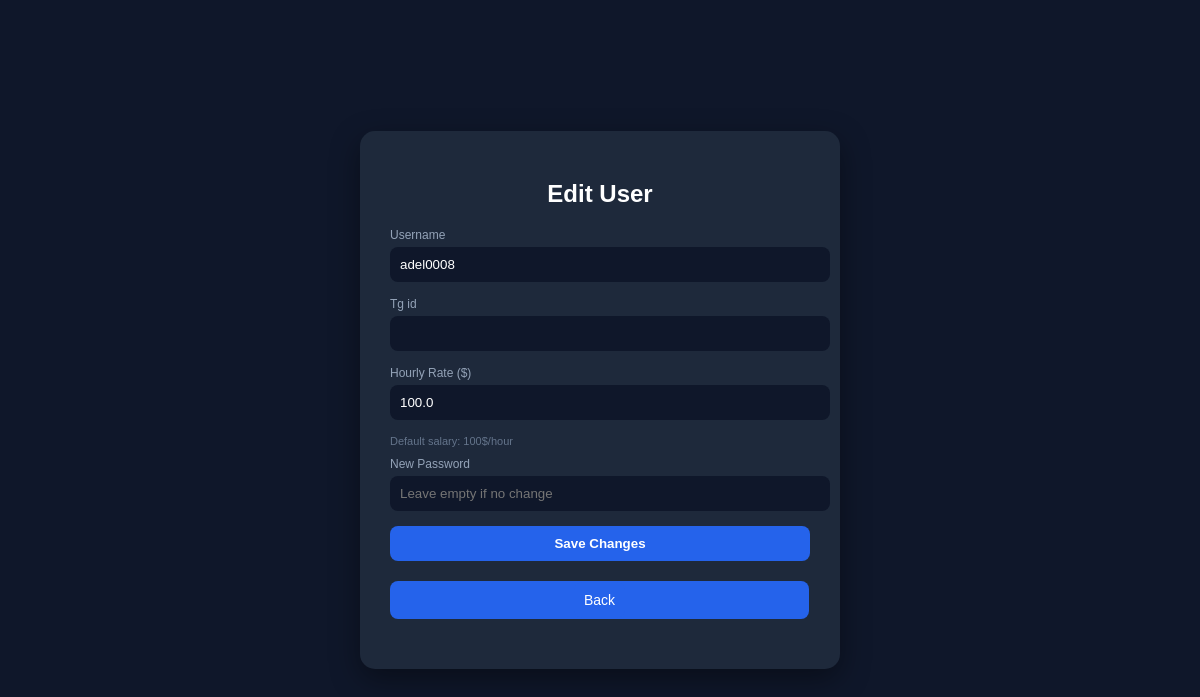
Page /edit_user/1 (signed in) on the earlier database version.
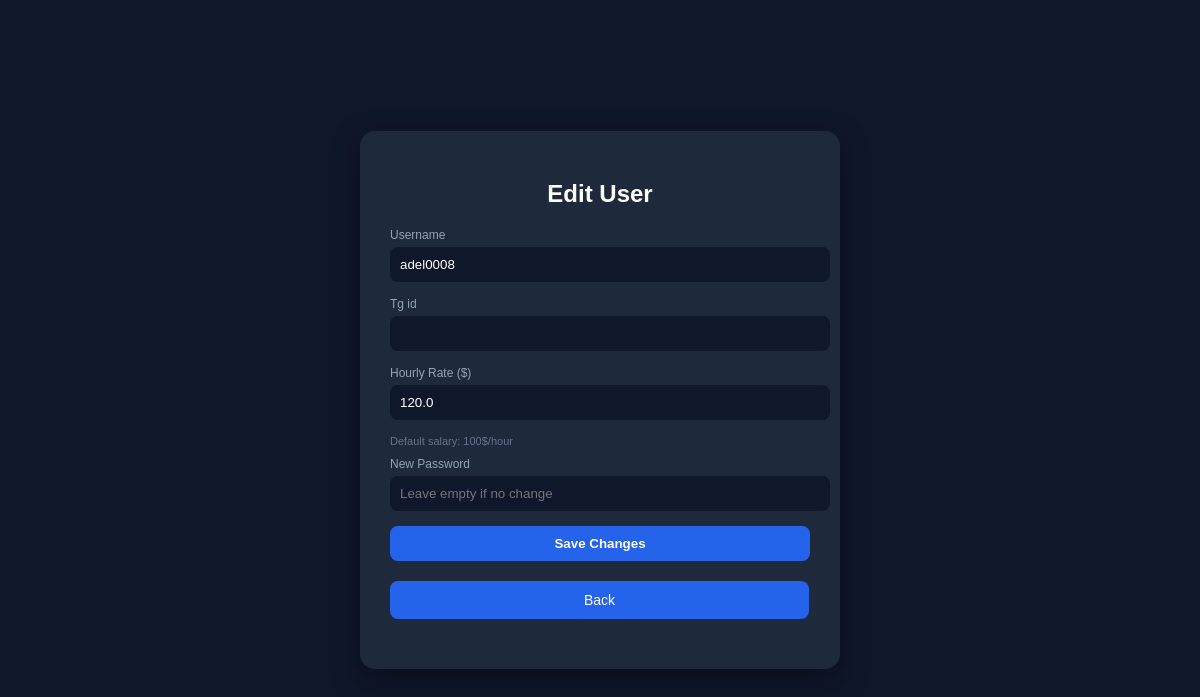
Same page on the later database version.
### main/models.py (models this page shows)
class User(AbstractUser):
    email = models.EmailField(unique=True)
    position = models.CharField(max_length=100, blank=True, null=True)
    is_employee = models.BooleanField(default=True)
    telegram_id = models.CharField(max_length=50, unique=True, blank=True, null=True)
    hourly_rate = models.FloatField(default=100)

### main/views.py (the view, shortened to what this page needs)
# urls.py: path("edit_user/<int:user_id>", views.edit_user, name="edit_user"),
@login_required
def edit_user(request, user_id):
    if not request.user.is_staff:
        return redirect("/profile/")
    user = get_object_or_404(User, id=user_id)
    error = None
    return render(request, "main/edit_user.html", {
        "user": user,
        "error": error
    })

### main/templates/main/edit_user.html (shortened to what this page needs)
<!DOCTYPE html>
<html lang="en">
<head>
</head>
<body>
<div class="container">
    <div class="card">
        <h2>Edit User</h2>
        <form method="POST">
            <div class="label">Username</div>
            <input name="username" value="{{ user.username }}">
            <div class="label">Tg id</div>
            <input name="tg" value="{{ user.tg }}">
            <div class="label">Hourly Rate ($)</div>
            <input name="hourly_rate" value="{{ user.hourly_rate|default:100 }}">
            <div class="hint">
                Default salary: 100$/hour
            </div>
            <div class="label">New Password</div>
            <input type="password" name="password" placeholder="Leave empty if no change">
            <button type="submit">Save Changes</button>
            <tr>
                <div class="bk">
                    <a class="btn secondary right" href="{% url 'admin' %}">
                        Back
                    </a>
                </div>
            </tr>
        </form>
    </div>
</div>
</body>
</html>

Differences in the rows shown:
changed User "adel0008": hourly_rate "100.0" → "120.0"
